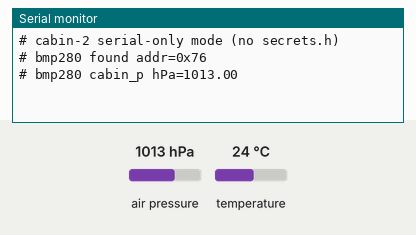
Recording of a sketch running on a simulated ESP32. Shown: the last lines printed to the serial monitor. Wiring (inferred from the names in the program): BME280 sensor at I2C address 0x76. Inputs (shaded band) come from the test bench; at power-on: air pressure 1013 hPa, temperature 24 °C.

Above: at 18.0 s.
18.1 s: air pressure set to 952 hPa
At 21.2 s:
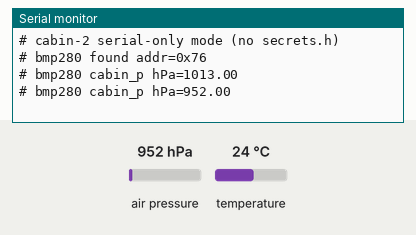
33.1 s: temperature set to 7 °C
At 41.4 s:
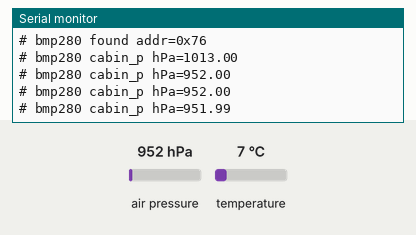
48.1 s: air pressure set to 975 hPa
At 51.4 s:
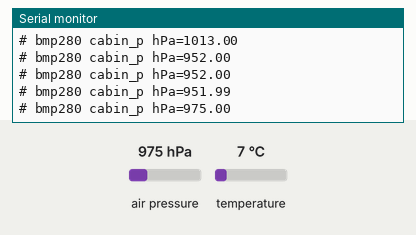
Timing chart, 0 to 52.9 s (numbered marks = the images above; inputs shaded):
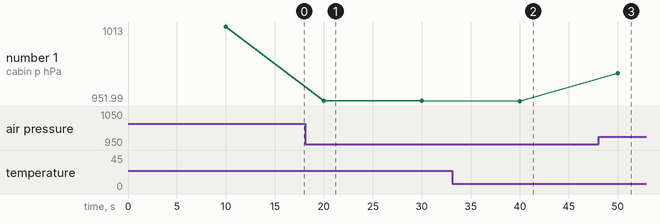

Measured:
- after the input at 18.1 s, the serial monitor: prints a new line after 1.9 s (image 1)
- after the input at 33.1 s, the serial monitor: prints a new line after 6.9 s (image 2)
- after the input at 48.1 s, the serial monitor: prints a new line after 1.9 s (image 3)
- plotted number 1: 1013 → 952 after the input at 18.1 s, 952 → 951.99 after the input at 33.1 s, 951.99 → 975 after the input at 48.1 s

The sketch:

cabin-esp32.ino
```cpp
// cabin-2 node: an ESP32 with a BMP280 barometer, published as ind "cabin_p" (hPa), dev BMP280.
// Educational prototype. Readings go to habitat/v1/r/cabin-2 through HabitatNode (Wi-Fi/MQTT).
//
// Board: ESP32 DevKit (esp32:esp32:esp32). BMP280 wiring: VCC on 3V3 (never 5V/VIN: the chip's limit
// is 3.6 V), GND, SDA on GPIO21, SCL on GPIO22, CSB and SDO open (I2C address 0x76).
// The driver is firmware/bmp280/bmp280_lite.h, copied next to this file by firmware/bmp280/sync.sh.
// The BMP280's own temperature is not published: cabin_temp stays with the DHT11 on cabin-1.
//
// secrets.h present -> readings are published over Wi-Fi/MQTT (copy secrets.example.h, fill it in).
// secrets.h missing -> serial-only mode: the pressure is printed as a "# bmp280 ..." line.
// A module that does not answer is reported once ("# bmp280 missing") and probed again later.

#if __has_include("secrets.h")
#include "secrets.h"
#include <HabitatNode.h>
#define CABIN2_MQTT 1
#else
#define CABIN2_MQTT 0
#endif

#include <Wire.h>
#include "bmp280_lite.h"

#if CABIN2_MQTT
static HabitatNode node;
#endif

static bmp280::Poller baro;

static void baroPoll(uint32_t now) {
  float p = 0;
  switch (baro.poll(now, 10000, &p)) {
    case bmp280::EV_READING:
#if CABIN2_MQTT
      node.queue(habitat::IND_CABIN_P, p, habitat::DEV_BMP280,
                 bmp280::inRange(p) ? 0 : habitat::Q_OUT_OF_RANGE);
#endif
      Serial.print(F("# bmp280 cabin_p hPa="));
      Serial.println(p, 2);
      break;
    case bmp280::EV_FOUND:
      Serial.print(F("# bmp280 found addr=0x"));
      Serial.println(baro.address(), HEX);
      break;
    case bmp280::EV_MISSING:
      Serial.println(F("# bmp280 missing at 0x76 and 0x77: no cabin_p"));
      break;
    case bmp280::EV_LOST:
      Serial.println(F("# bmp280 lost: no cabin_p until it answers again"));
      break;
    default:
      break;
  }
}

void setup() {
  Serial.begin(115200);
  Serial.println();
  Wire.begin();  // ESP32 default pins: SDA GPIO21, SCL GPIO22
#if CABIN2_MQTT
  node.begin("cabin-2");
#else
  Serial.println(F("# cabin-2 serial-only mode (no secrets.h)"));
#endif
}

void loop() {
#if CABIN2_MQTT
  node.loop();
#endif
  baroPoll(millis());
  delay(5);
}
```

bmp280_lite.h
```cpp
// bmp280_lite.h: a small register-level BMP280 driver over I2C, shared by the three node sketches.
//
// Canonical copy: firmware/bmp280/bmp280_lite.h. Each sketch folder carries a byte-identical copy
// (Arduino builds only see files next to the sketch). firmware/bmp280/sync.sh refreshes the copies,
// firmware/bmp280/check_sync.sh fails when one differs. This repository's own code, Apache-2.0.
//
// Educational prototype, not a medical device. The reading is cabin_p in hPa, a hobby estimate
// (datasheet absolute accuracy about +-1 hPa). The BMP280 temperature is used only inside the
// compensation (t_fine) and is never published: cabin_temp stays with the DHT11.
//
// Compensation: Bosch BMP280 datasheet (BST-BMP280-DS001), section 3.11.3, the 32-bit integer
// temperature formula and the 64-bit integer pressure formula. Left shifts of values that can be
// negative are written as multiplications (same result, no undefined behaviour).
//
// Everything above "#ifdef ARDUINO" is plain C++ with no Arduino calls, compiled on the host by
// firmware/bmp280/test/run_host_tests.sh.
#pragma once

#include <stdint.h>

namespace bmp280 {

// Calibration words from registers 0x88..0x9F (datasheet table 17), little-endian.
struct Calib {
  uint16_t T1;
  int16_t T2, T3;
  uint16_t P1;
  int16_t P2, P3, P4, P5, P6, P7, P8, P9;
};

static const uint8_t kCalibLen = 24;
static const int32_t kSkipped = 0x80000;  // a result register before the first conversion

// Chip id (register 0xD0): 0x58 for the BMP280 (0x56/0x57 on early samples), 0x60 for a BME280,
// which some "BMP280" boards carry. Both use the same pressure registers and formulas.
static inline bool knownChip(uint8_t id) { return id == 0x56 || id == 0x57 || id == 0x58 || id == 0x60; }

static inline uint16_t u16le(const uint8_t* b) { return (uint16_t)(b[0] | ((uint16_t)b[1] << 8)); }
static inline int16_t s16le(const uint8_t* b) { return (int16_t)u16le(b); }

// Fills c from the 24 calibration bytes. False when T1 or P1 is 0 or 0xFFFF (no chip, or a bus
// that reads all zeros or all ones), which would also make the pressure formula divide by zero.
static inline bool parseCalib(const uint8_t* b, Calib* c) {
  c->T1 = u16le(b + 0);
  c->T2 = s16le(b + 2);
  c->T3 = s16le(b + 4);
  c->P1 = u16le(b + 6);
  c->P2 = s16le(b + 8);
  c->P3 = s16le(b + 10);
  c->P4 = s16le(b + 12);
  c->P5 = s16le(b + 14);
  c->P6 = s16le(b + 16);
  c->P7 = s16le(b + 18);
  c->P8 = s16le(b + 20);
  c->P9 = s16le(b + 22);
  return c->T1 != 0 && c->T1 != 0xFFFF && c->P1 != 0 && c->P1 != 0xFFFF;
}

// 20-bit raw value from msb, lsb, xlsb (registers 0xF7..0xF9 or 0xFA..0xFC).
static inline int32_t raw20(const uint8_t* b) {
  return ((int32_t)b[0] << 12) | ((int32_t)b[1] << 4) | (int32_t)(b[2] >> 4);
}

// t_fine from the raw temperature (bmp280_compensate_T_int32).
static inline int32_t tFine(const Calib& c, int32_t adcT) {
  int32_t d1 = (adcT >> 3) - (int32_t)c.T1 * 2;
  int32_t var1 = (d1 * (int32_t)c.T2) >> 11;
  int32_t d2 = (adcT >> 4) - (int32_t)c.T1;
  int32_t var2 = (((d2 * d2) >> 12) * (int32_t)c.T3) >> 14;
  return var1 + var2;
}

// Temperature in 0.01 C (2508 = 25.08 C). Used by the tests only; the nodes never publish it.
static inline int32_t centiCelsius(int32_t tf) { return (tf * 5 + 128) >> 8; }

// Pressure in Pa as Q24.8 (value / 256 = Pa), from the raw pressure (bmp280_compensate_P_int64).
// 0 when the calibration would divide by zero.
static inline uint32_t pressureQ8(const Calib& c, int32_t tf, int32_t adcP) {
  int64_t var1 = (int64_t)tf - 128000;
  int64_t var2 = var1 * var1 * (int64_t)c.P6;
  var2 = var2 + var1 * (int64_t)c.P5 * 131072;         // << 17
  var2 = var2 + (int64_t)c.P4 * 34359738368LL;         // << 35
  var1 = ((var1 * var1 * (int64_t)c.P3) >> 8) + var1 * (int64_t)c.P2 * 4096;  // << 12
  var1 = ((140737488355328LL + var1) * (int64_t)c.P1) >> 33;                 // 1 << 47
  if (var1 == 0) return 0;
  int64_t p = 1048576 - (int64_t)adcP;
  p = ((p * 2147483648LL - var2) * 3125) / var1;  // << 31
  var1 = ((int64_t)c.P9 * (p >> 13) * (p >> 13)) >> 25;
  var2 = ((int64_t)c.P8 * p) >> 19;
  p = ((p + var1 + var2) >> 8) + (int64_t)c.P7 * 16;  // << 4
  return (uint32_t)p;
}

static inline float hPaFromQ8(uint32_t q8) { return (float)q8 / 25600.0f; }

// Operating range of the BMP280 (datasheet table 2): outside it the reading is out_of_range.
static inline bool inRange(float hpa) { return hpa >= 300.0f && hpa <= 1100.0f; }

enum Event : uint8_t { EV_NONE, EV_READING, EV_FOUND, EV_MISSING, EV_LOST };

// Presence bookkeeping, so a missing or failing module never stops the board and is reported once:
// probe at boot; while missing, probe again every kReprobeMs without printing again; after three
// failed reads in a row the module is lost (reported once) and probed again later.
struct Presence {
  static const uint32_t kReprobeMs = 30000;
  bool up;
  bool probed;
  bool saidMissing;
  uint8_t fails;
  uint32_t lastProbeMs;

  void reset() { up = probed = saidMissing = false; fails = 0; lastProbeMs = 0; }
  bool probeDue(uint32_t now) const {
    return !up && (!probed || (uint32_t)(now - lastProbeMs) >= kReprobeMs);
  }
  Event afterProbe(bool ok, uint32_t now) {
    probed = true;
    lastProbeMs = now;
    if (ok) {
      up = true;
      fails = 0;
      return EV_FOUND;
    }
    if (saidMissing) return EV_NONE;
    saidMissing = true;
    return EV_MISSING;
  }
  Event afterRead(bool ok, uint32_t now) {
    if (ok) {
      fails = 0;
      return EV_READING;
    }
    if (++fails < 3) return EV_NONE;
    up = false;
    fails = 0;
    saidMissing = true;  // "lost" is the one report; the re-probes that follow stay quiet
    lastProbeMs = now;
    return EV_LOST;
  }
};

}  // namespace bmp280

#ifdef ARDUINO
#include <Arduino.h>
#include <Wire.h>

namespace bmp280 {

// One module on the board's default Wire bus. The sketch calls Wire.begin() first.
// Normal mode: pressure x4 and temperature x1 oversampling, IIR filter x4, 500 ms standby, so a
// read is one 6-byte burst with no waiting (well under 1 ms at 100 kHz).
class Poller {
 public:
  Poller() : addr_(0), chip_(0), lastReadMs_(0) { presence_.reset(); }

  // Call often. Probes and reads only when due (every intervalMs), so the loop is never held up.
  // EV_READING sets *hpa; the other events are for a one-line "# bmp280 ..." diagnostic.
  Event poll(uint32_t now, uint32_t intervalMs, float* hpa) {
    if (presence_.probeDue(now)) {
      Event e = presence_.afterProbe(probe(), now);
      lastReadMs_ = now;
      return e;
    }
    if (!presence_.up || (uint32_t)(now - lastReadMs_) < intervalMs) return EV_NONE;
    lastReadMs_ = now;
    bool ok = read(hpa);
    return presence_.afterRead(ok, now);
  }

  uint8_t address() const { return addr_; }
  bool isBme280() const { return chip_ == 0x60; }

 private:
  bool regs(uint8_t reg, uint8_t* out, uint8_t n) {
    Wire.beginTransmission(addr_);
    Wire.write(reg);
    if (Wire.endTransmission(false) != 0) return false;
    if (Wire.requestFrom((uint8_t)addr_, (uint8_t)n) != n) return false;
    for (uint8_t i = 0; i < n; i++) out[i] = (uint8_t)Wire.read();
    return true;
  }

  bool put(uint8_t reg, uint8_t val) {
    Wire.beginTransmission(addr_);
    Wire.write(reg);
    Wire.write(val);
    return Wire.endTransmission() == 0;
  }

  bool probe() {
    static const uint8_t kAddrs[2] = {0x76, 0x77};  // SDO to GND, SDO to 3V3
    for (uint8_t i = 0; i < 2; i++) {
      addr_ = kAddrs[i];
      uint8_t id = 0, b[kCalibLen];
      if (!regs(0xD0, &id, 1) || !knownChip(id)) continue;
      if (!regs(0x88, b, kCalibLen) || !parseCalib(b, &cal_)) continue;
      // config is only written reliably in sleep mode: sleep, then config, then normal mode.
      if (!put(0xF4, 0x00) || !put(0xF5, 0x88) || !put(0xF4, 0x2F)) continue;
      chip_ = id;
      return true;
    }
    addr_ = 0;
    return false;
  }

  bool read(float* hpa) {
    uint8_t b[6];
    if (!regs(0xF7, b, 6)) return false;
    int32_t adcP = raw20(b), adcT = raw20(b + 3);
    if (adcP == kSkipped || adcT == kSkipped) return false;  // reset or not configured (replugged)
    uint32_t q8 = pressureQ8(cal_, tFine(cal_, adcT), adcP);
    if (q8 == 0) return false;
    *hpa = hPaFromQ8(q8);
    return true;
  }

  Calib cal_;
  Presence presence_;
  uint8_t addr_, chip_;
  uint32_t lastReadMs_;
};

}  // namespace bmp280
#endif
```

secrets.example.h
```cpp
// Copy to secrets.h (git-ignored) and fill in. Never commit real values.
#pragma once
#define WIFI_SSID "your-wifi-name"
#define WIFI_PASS "your-wifi-password"
#define MQTT_HOST "192.168.0.10"  // the hub's IP, or its hostname, e.g. "my-laptop.local" (see README)
#define MQTT_PORT 1883
#define MQTT_USER "node"
#define MQTT_PASS "change-me"
```
